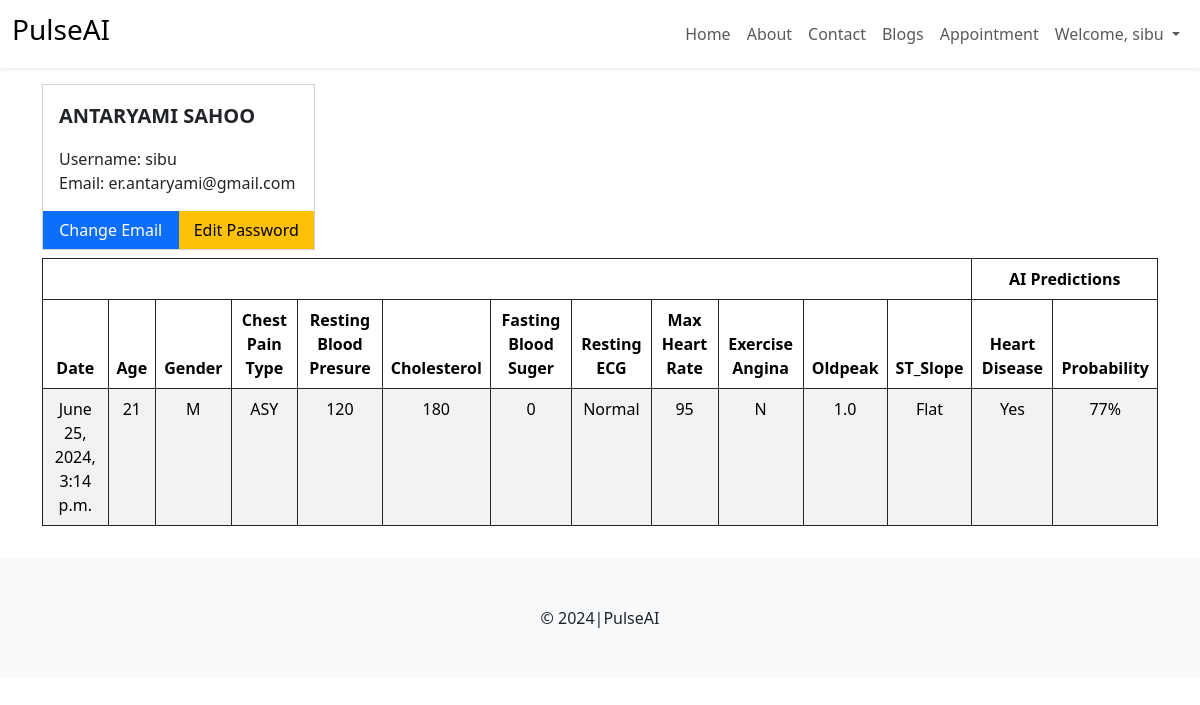
Page /patient/profile/ (signed in) on the earlier database version.
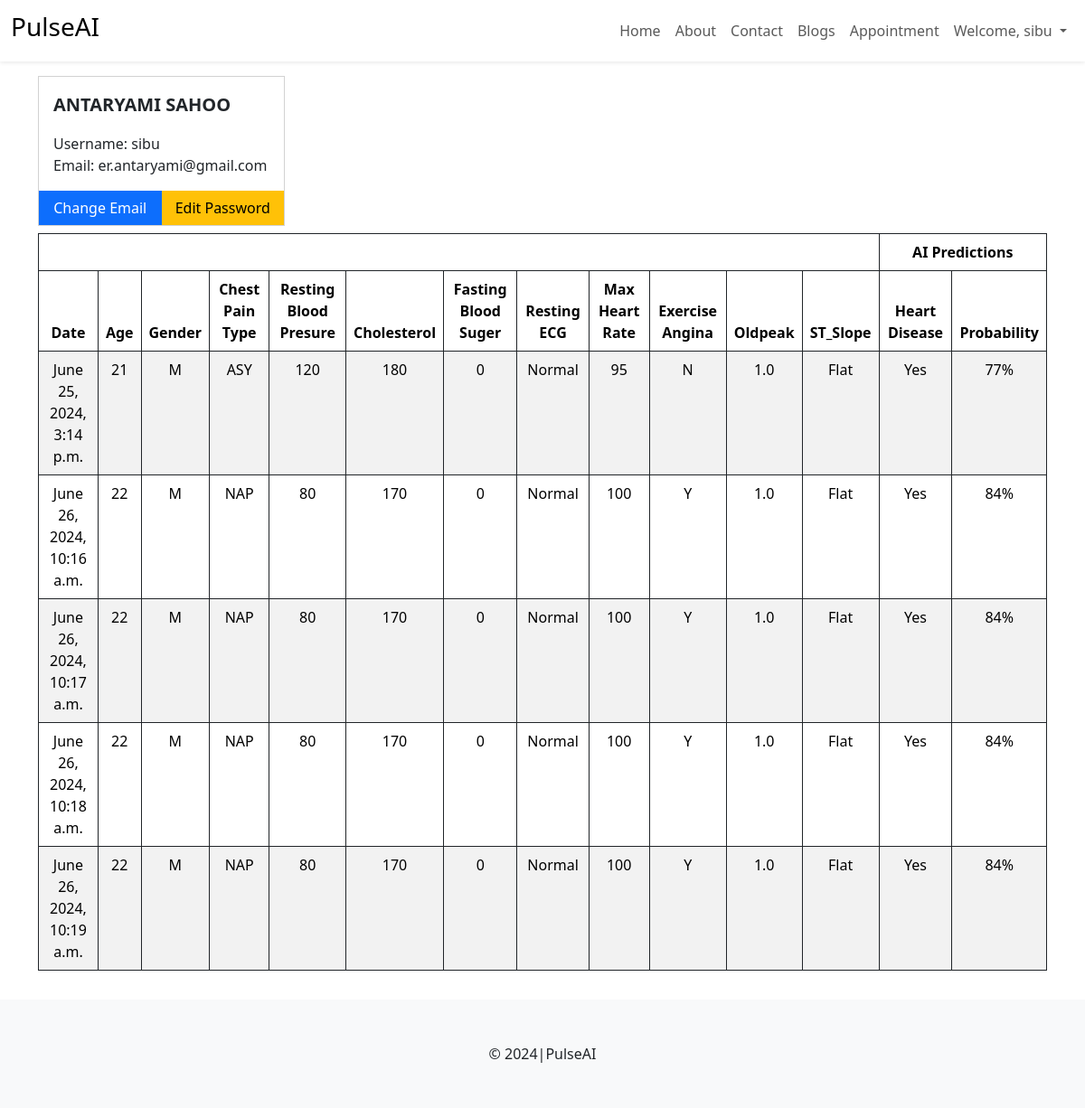
Same page on the later database version.
### patient/models.py (models this page shows, shortened)
class HeartVital(models.Model):
      user = models.ForeignKey(User, on_delete=models.CASCADE)
      created_at = models.DateTimeField(auto_now_add=True)
      Age = models.IntegerField()
      Sex = models.CharField(max_length=255, choices=GENDER_OPTIONS)
      ChestPainType = models.CharField(max_length=255, choices=CHEST_PAIN_OPTIONS, verbose_name='Chest Pain Type')
      RestingBP = models.IntegerField(verbose_name='Resting Blood Presure (60-220)')
      Cholesterol = models.IntegerField()
      FastingBS = models.CharField(max_length=255, choices=BLOOD_SUGER_OPTIONS, verbose_name='Fasting Blood Suger (60 - 900)')
      RestingECG = models.CharField(max_length=255, choices=RESTING_ECG_OPTIONS, verbose_name='Resting ECG Condition')
      MaxHR = models.IntegerField(verbose_name='Maximum Heart Rate (60 - 220)')
      ExerciseAngina = models.CharField(max_length=255, choices=EXERCISE_ANGINA_OPTIONS, verbose_name='Exercise Angina')
      Oldpeak = models.FloatField(verbose_name='Oldpeak(-2.5 - +2.5)')
      ST_Slope = models.CharField(max_length=255, choices=ST_SLOPE_OPTIONS)
      heart_disease = models.CharField(max_length=255, blank=True)
      prediction_probability = models.CharField(max_length=255, blank=True)

### patient/views.py (the view)
# urls.py: path("profile/", views.profile, name="profile"),
@login_required(login_url='signin')
def profile(request):
      heart_vitals = HeartVital.objects.filter(user=request.user)
      visits = {}
      if Patient.objects.filter(patient=request.user).exists():
            patient = Patient.objects.get(patient=request.user)
            visits = Visit.objects.filter(patient=patient)
      context = {
            'heart_vitals': heart_vitals,
            'visits': visits
      }
      return render(request, 'patient/profile.html', context)

### templates/patient/profile.html (shortened to what this page needs)
{% extends "layout.html" %}
{% block content %}
<div class="container my-3">
      <div class="row g-2">
            <div class="col-md-3">
                  <div class="card rounded-0">
                  <div class="card-body">
                        <p class="lead fw-bold">{{user.first_name}} {{user.last_name}}</p>
                        <p class="mb-0">Username: {{user.username}}</p>
                        <p class="mb-0">Email: {{user.email}}</p>
                  </div>
                  <div class="d-flex">
                        <a href="{% url 'change_email' %}" class="btn btn-primary w-50 rounded-0">Change Email</a>
                        <a href="{% url 'change_password' %}" class="btn btn-warning w-50 rounded-0">Edit Password</a>
                  </div>
                  </div>
            </div>
            <div class="col-md-9 d-flex flex-wrap gap-2">
            </div>
      </div>
      <div class="row my-2">
            <div class="col-md-12">
                  <div class="table-responsive">
                  <table class="table table-striped table-bordered border-dark text-center">
                        <thead>
                              <tr>
                              <th colspan="12"></th>
                              <th colspan="2">AI Predictions</th>
                              </tr>
                              <tr>
                              <th>Date</th>
                              <th>Age</th>
                              <th>Gender</th>
                              <th>Chest Pain Type</th>
                              <th>Resting Blood Presure</th>
                              <th>Cholesterol</th>
                              <th>Fasting Blood Suger</th>
                              <th>Resting ECG</th>
                              <th>Max Heart Rate</th>
                              <th>Exercise Angina</th>
                              <th>Oldpeak</th>
                              <th>ST_Slope</th>
                              <th>Heart Disease</th>
                              <th>Probability</th>
                              </tr>
                        </thead>
                        <tbody>
                              {% for hv in heart_vitals  %}
                              <tr>
                              <td>{{hv.created_at}}</td>
                              <td>{{hv.Age}}</td>
                              <td>{{hv.Sex}}</td>
                              <td>{{hv.ChestPainType}}</td>
                              <td>{{hv.RestingBP}}</td>
                              <td>{{hv.Cholesterol}}</td>
                              <td>{{hv.FastingBS}}</td>
                              <td>{{hv.RestingECG}}</td>
                              <td>{{hv.MaxHR}}</td>
                              <td>{{hv.ExerciseAngina}}</td>
                              <td>{{hv.Oldpeak}}</td>
                              <td>{{hv.ST_Slope}}</td>
                              <td>{{hv.heart_disease}}</td>
                              <td>{{hv.prediction_probability}}</td>
                              </tr>
                              {% endfor %}
                        </tbody>
                  </table>
                  </div>
            </div>
      </div>
</div>
{% endblock %}

### templates/layout.html (shortened to what this page needs)
{% load static %}
<!DOCTYPE html>
<html lang="en">
  <head>
    <link rel="stylesheet" href="https://cdnjs.cloudflare.com/ajax/libs/font-awesome/6.5.2/css/all.min.css" />
    <link rel="stylesheet" href="{% static 'css/bootstrap.min.css' %}" />
    <link rel="stylesheet" href="{% static 'css/style.css' %}" />
  </head>
  <body>
    <nav class="navbar navbar-expand-lg mb-1 shadow-sm">
      <div class="container-fluid">
        <a class="navbar-brand" href="{% url 'home' %}">
          <h3>PulseAI</h3>
        </a>
        <div class="collapse navbar-collapse" id="navbarSupportedContent">
          <ul class="navbar-nav ms-auto">
            <li class="nav-item">
              <a class="nav-link" href="{% url 'home' %}">Home</a>
            </li>
            <li class="nav-item">
              <a class="nav-link" href="{% url 'about' %}">About</a>
            </li>
            <li class="nav-item">
              <a class="nav-link" href="{% url 'contact' %}">Contact</a>
            </li>
            <li class="nav-item">
                <a class="nav-link" href="{% url 'blogs' %}">Blogs</a>
            </li>
            {% if user.is_authenticated %}
              <li class="nav-item">
                <a class="nav-link" href="{% url 'appointment' %}">Appointment</a>
              </li>
              <li class="nav-item dropdown">
                <a class="nav-link dropdown-toggle" href="#" role="button" data-bs-toggle="dropdown" aria-expanded="false">
                  Welcome, {{user.username}}
                </a>
              </li>
              {% endif %}
          </ul>
        </div>
      </div>
    </nav>
    {% block content %} {% endblock %}
    <footer class="bg-light py-5 text-center mt-3">&copy; 2024|PulseAI</footer>
  </body>
</html>

Differences in the rows shown:
added HeartVital: created_at "June 26, 2024, 10:16 a.m.", Age "22", Sex "M", ChestPainType "NAP", RestingBP "80", Cholesterol "170", FastingBS "0", RestingECG "Normal", MaxHR "100", ExerciseAngina "Y", Oldpeak "1.0", ST_Slope "Flat", heart_disease "Yes", prediction_probability "84%"
added HeartVital: created_at "June 26, 2024, 10:17 a.m.", Age "22", Sex "M", ChestPainType "NAP", RestingBP "80", Cholesterol "170", FastingBS "0", RestingECG "Normal", MaxHR "100", ExerciseAngina "Y", Oldpeak "1.0", ST_Slope "Flat", heart_disease "Yes", prediction_probability "84%"
added HeartVital: created_at "June 26, 2024, 10:18 a.m.", Age "22", Sex "M", ChestPainType "NAP", RestingBP "80", Cholesterol "170", FastingBS "0", RestingECG "Normal", MaxHR "100", ExerciseAngina "Y", Oldpeak "1.0", ST_Slope "Flat", heart_disease "Yes", prediction_probability "84%"
added HeartVital: created_at "June 26, 2024, 10:19 a.m.", Age "22", Sex "M", ChestPainType "NAP", RestingBP "80", Cholesterol "170", FastingBS "0", RestingECG "Normal", MaxHR "100", ExerciseAngina "Y", Oldpeak "1.0", ST_Slope "Flat", heart_disease "Yes", prediction_probability "84%"
